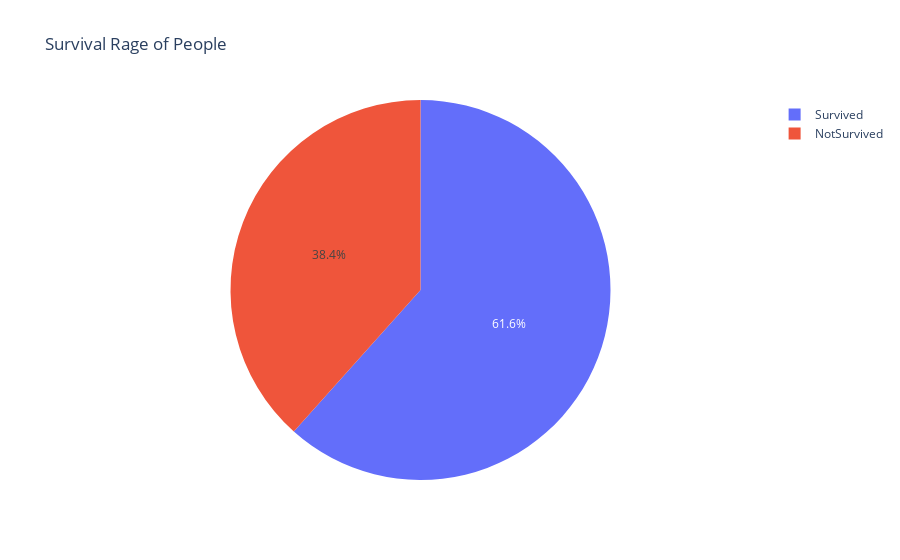

Write notebook code for a chart like this one.
### Markdown cell above
### Pie chart

### Code cell
val = df["Survived"].value_counts()
fig = px.pie(df,values=val.values,names=['Survived','NotSurvived'],title="Survival Rage of People")
fig.show()

### Figure 1 — Plotly figure (JSON) as saved in the notebook; plotly's stock layout.template omitted (floating-point values rounded to 4 significant figures)
{"data": [{"domain": {"x": [0, 1], "y": [0, 1]}, "hovertemplate": "label=%{label}<br>value=%{value}<extra></extra>", "labels": ["Survived", "NotSurvived"], "legendgroup": "", "name": "", "showlegend": true, "type": "pie", "values": [549, 342]}], "layout": {"legend": {"tracegroupgap": 0}, "title": {"text": "Survival Rage of People"}}}
